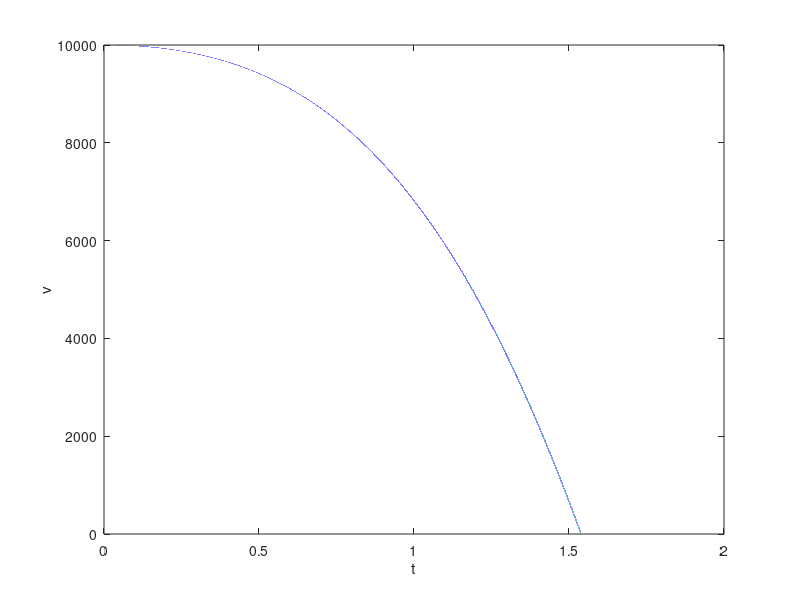

The MATLAB source for this figure:
function ode
t=0:0.00001:3;   % time scalex
initial_t = 10;
initial_q = 10000;

[q,x] =ode23( @(g,x) odefun(g,x), t, [initial_t, initial_q]);


function dqdt = odefun(t,q)
% Ta funkcja musi wejść do ODE45 lub podobnej
    x = q(1);
    v = q(2);
    global m0 s k;
    m0 = 30.0; % kg
    s = 1; % parametr s w sekundach.
    k = 10; % parametr 
    m = m0 * exp(-t/s);
    F = -k * x;
    
    a = F / m;
    
    dqdt = zeros (2,1);
    
    dqdt(1) = v;
    dqdt(2) = a;
end

%Filtrowanie wyniku
idx = x(:,2)>0;
PosVals = x(idx,2);
%plot(q,x(:,2));


plot(q(1:length(PosVals)),PosVals);
%plot(g,x);
xlabel('t'); ylabel('v');
drawnow;

end